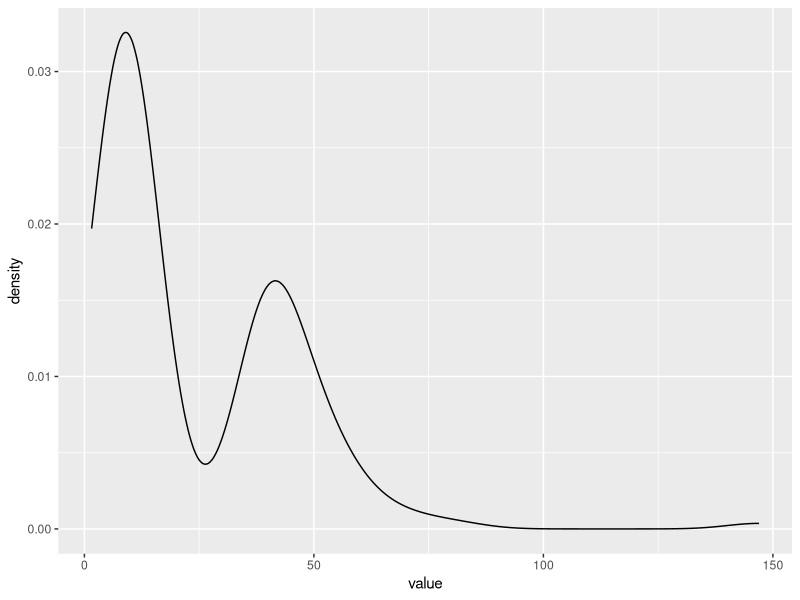
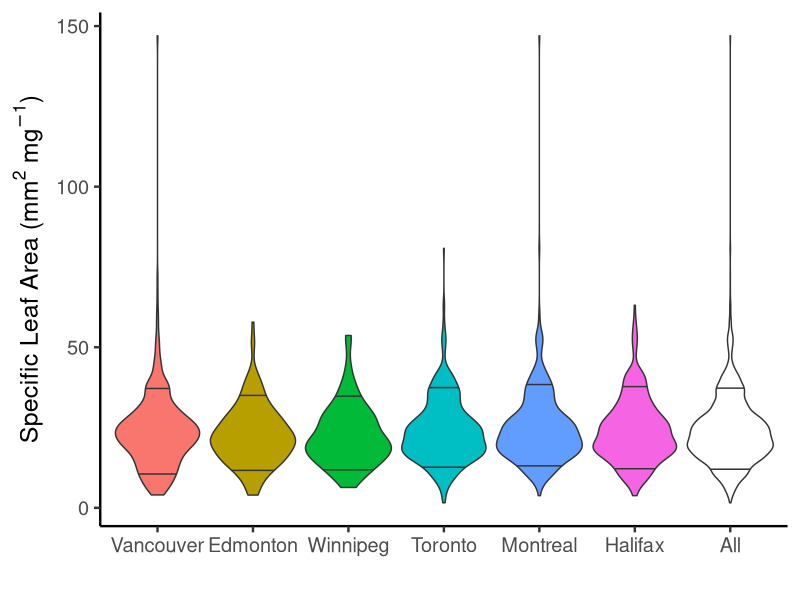

These charts were generated, in order, by the following R code: (Note: this script raises an error after producing the figures.)
# Generate lists of weird species by city and overall. Weird species are species with trait values in the 5th and 9th percentile.
# At this point, only considering one trait: Leaf area per leaf dry mass (specific leaf area, SLA or 1/LMA): petiole excluded

library(dplyr)
library(ggplot2)

# read in species occurance + trait data and filter for traits of interest
species_traits <- read.csv("data/species_and_their_traits.csv", header = TRUE, stringsAsFactors = FALSE)

sla <- species_traits %>%
    select(-count) %>%
    filter(TraitName == "Leaf area per leaf dry mass (specific leaf area, SLA or 1/LMA): petiole excluded") %>%
    mutate(TraitName = "SLA") # Make the trait name easier to work with))

# have a quick peek at the data
sla$City <- factor(sla$City, levels = c("Vancouver", "Edmonton", "Winnipeg", "Toronto", "Montreal", "Halifax")) # reordering city names West to East

canada <- ggplot(sla, aes(x=value)) +
    geom_violin(draw_quantiles = c(0.10, 0.90)) +
    theme_classic(base_size=18)


cities <- ggplot(sla, aes(x=City, y=value, fill=City)) +
    geom_violin(draw_quantiles = c(0.10, 0.90)) +
    theme_classic(base_size=18) +
    geom_violin(aes(x="All", y=value), inherit.aes = FALSE, draw_quantiles = c(0.10, 0.90))

# fancied up a bit

cities_fancy <- cities + theme(legend.position = "none") +
    labs(x = " ",
         y = expression(paste("Specific Leaf Area (mm"^2, " ", mg^-1, sep=")")))

ggsave("figures/sla_violins_city.png", plot=cities_fancy, width=16, height=9, units="in")
# calculate percentiles

# pick low and high percentiles

lowp <- 0.10
highp <- 0.90

# GLOBALLY WEIRD
global_percentile <- quantile(sla$value, probs=c(lowp, highp))

global_weird <- sla %>%
    select(-City, -quadrat) %>%
    distinct() %>%
    filter(value < global_percentile[1] | value > global_percentile[2]) %>%
    arrange(value)

nrow(global_weird) # 158 globally weird species

# visual check - two humped?

ggplot(global_weird, aes(x=value)) +
    geom_density()

# write out globally weird
write.csv(global_weird, "analysis/canada_weird.csv", row.names = FALSE)

# LOCALLY WEIRD

# calculate weirdness percentiles for each city
local_percentile <- sla %>%
    select(-quadrat) %>%
    group_by(City) %>%
    summarise(low=quantile(value, probs=lowp), high=quantile(value, probs=highp))

# get list of weird species in each city
local_weird <- sla %>%
    left_join(local_percentile) %>%
    filter(value < low | value > high) %>%
    select(-low, -high)

# counts of weird
local_weird %>%
    group_by(City) %>%
    summarise(weird=n())

# City      weird
# <chr>     <int>
#1 Edmonton     34
# 2 Halifax      72
# 3 Montreal    103
# 4 Toronto     109
# 5 Vancouver   102
# 6 Winnipeg     24

# visual check - two humped?

local_weird <- ggplot(local_weird, aes(x=value, fill=as.factor(City))) +
    geom_density(alpha=0.5) +
    theme_classic()

## fancied it up a bit

local_weird + theme(legend.title = element_blank()) +
    labs(y = "Density",
         x = expression(paste("Specific Leaf Area (mm"^2, " ", mg^-1, sep=")")))


# write out locally weird
write.csv(local_weird, "analysis/city_weird.csv", row.names = FALSE)

# HYPERLOCALLY WEIRD (quadrat)

hyperlocal_percentile <- sla %>%
    group_by(City, quadrat) %>%
    summarise(low=quantile(value, probs=lowp), high=quantile(value, probs=highp))

# get list of weird species in each quadrat
hyperlocal_weird <- sla %>%
    left_join(hyperlocal_percentile) %>%
    filter(value < low | value > high) %>%
    select(-low, -high)

# visual check - two humped?
ggplot(local_weird, aes(x=value, fill=as.factor(City))) +
    geom_density(alpha=0.5) +
    facet_wrap("quadrat")

# write out hyperlocally weird
write.csv(hyperlocal_weird, "analysis/quadrat_weird.csv", row.names = FALSE)

#####################################################################################################################
# Test section from Ben
#require(reshape2)

# I think This one is OK!
test <- sla %>%
    select(-TraitName, -quadrat) %>%
    group_by(City)
cityHist <- ggplot(test, aes(x = value, fill =  as.factor(City))) +
    facet_wrap(~ City) +
    geom_histogram(position = "stack", bins = 50) +
    ggtitle("Distribution of SLA by city, 5 quadrats confound")

cityHist + theme(legend.title = element_blank()) +
    labs(y = "Count",
         x = expression(paste("Specific Leaf Area (mm"^2, " ", mg^-1, sep=")")))

# Trying to make the 5 quadrat for each city (6x5 plots)
test <- sla %>%
    select(-TraitName) %>%
    group_by(City, quadrat)
#test <-  melt(test, value.name = "value")
tempDf <- data.frame(c("Edmonton","Edmonton","Winnipeg","Winnipeg"), c(3,5,4,5), c(NA,NA), c(NA,NA)) #added manualy empty rows for the missing quadrat so we have one city per columns and they are not mixed up
colnames(tempDf) <- colnames(test)
test <- rbind(test, tempDf)

allHist <- ggplot(test, aes(x = value, fill = as.factor(City))) +
    facet_wrap(quadrat ~ City) +
    geom_histogram(position = "stack", bins = 50)

allHist + theme(legend.title = element_blank()) +
    labs(y = "Count",
         x = expression(paste("Specific Leaf Area (mm"^2, " ", mg^-1, sep=")")))
# That is legit the best i can do right now. judge me plz


# Sampling effort. Don't know if we can say this is sampling effort, but thought it was worth showing how many obs. we had per city
sampEff <- sla %>%
    group_by(City) %>%
    count()

sampEff_plot <- ggplot(sampEff, aes(x = City, y = n, fill = City)) +
    geom_bar(stat = "identity") +
    ggtitle("Number of observation per city, all species confound")

sampEff_plot + theme(legend.title = element_text("City")) +
    labs(y = "Number of observation",
         x = "City")
